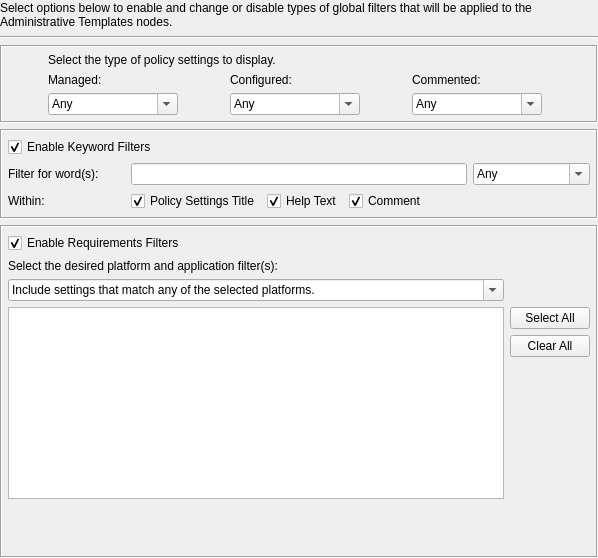
<?xml version="1.0" encoding="UTF-8"?>
<ui version="4.0">
 <class>FilterOptionsWidget</class>
 <widget class="QWidget" name="FilterOptionsWidget">
  <property name="geometry">
   <rect>
    <x>0</x>
    <y>0</y>
    <width>598</width>
    <height>558</height>
   </rect>
  </property>
  <property name="windowTitle">
   <string>Form</string>
  </property>
  <layout class="QGridLayout" name="gridLayout_4">
   <property name="leftMargin">
    <number>0</number>
   </property>
   <property name="topMargin">
    <number>0</number>
   </property>
   <property name="rightMargin">
    <number>0</number>
   </property>
   <property name="bottomMargin">
    <number>0</number>
   </property>
   <item row="0" column="0">
    <widget class="QLabel" name="headLabel">
     <property name="sizePolicy">
      <sizepolicy hsizetype="Preferred" vsizetype="Maximum">
       <horstretch>0</horstretch>
       <verstretch>30</verstretch>
      </sizepolicy>
     </property>
     <property name="minimumSize">
      <size>
       <width>0</width>
       <height>30</height>
      </size>
     </property>
     <property name="maximumSize">
      <size>
       <width>16777215</width>
       <height>30</height>
      </size>
     </property>
     <property name="text">
      <string>Select options below to enable and change or disable types of global filters that will be applied to the Administrative Templates nodes.</string>
     </property>
     <property name="wordWrap">
      <bool>true</bool>
     </property>
    </widget>
   </item>
   <item row="1" column="0">
    <widget class="Line" name="line">
     <property name="orientation">
      <enum>Qt::Horizontal</enum>
     </property>
    </widget>
   </item>
   <item row="2" column="0">
    <widget class="QFrame" name="selectFrame">
     <property name="frameShape">
      <enum>QFrame::Box</enum>
     </property>
     <property name="frameShadow">
      <enum>QFrame::Sunken</enum>
     </property>
     <layout class="QGridLayout" name="gridLayout" rowstretch="0,0,0">
      <property name="leftMargin">
       <number>0</number>
      </property>
      <property name="topMargin">
       <number>6</number>
      </property>
      <property name="rightMargin">
       <number>6</number>
      </property>
      <property name="bottomMargin">
       <number>6</number>
      </property>
      <property name="spacing">
       <number>6</number>
      </property>
      <item row="1" column="1">
       <widget class="QLabel" name="configLabel">
        <property name="text">
         <string>Configured:</string>
        </property>
        <property name="buddy">
         <cstring>configComboBox</cstring>
        </property>
       </widget>
      </item>
      <item row="1" column="0">
       <widget class="QLabel" name="managedLabel">
        <property name="text">
         <string>Managed:</string>
        </property>
        <property name="buddy">
         <cstring>managedComboBox</cstring>
        </property>
       </widget>
      </item>
      <item row="2" column="2">
       <widget class="QComboBox" name="commentComboBox">
        <property name="minimumSize">
         <size>
          <width>130</width>
          <height>0</height>
         </size>
        </property>
        <property name="maximumSize">
         <size>
          <width>100</width>
          <height>16777215</height>
         </size>
        </property>
        <property name="editable">
         <bool>true</bool>
        </property>
        <item>
         <property name="text">
          <string>Any</string>
         </property>
        </item>
        <item>
         <property name="text">
          <string>Yes</string>
         </property>
        </item>
        <item>
         <property name="text">
          <string>No</string>
         </property>
        </item>
       </widget>
      </item>
      <item row="2" column="1">
       <widget class="QComboBox" name="configComboBox">
        <property name="minimumSize">
         <size>
          <width>130</width>
          <height>0</height>
         </size>
        </property>
        <property name="maximumSize">
         <size>
          <width>100</width>
          <height>16777215</height>
         </size>
        </property>
        <property name="editable">
         <bool>true</bool>
        </property>
        <item>
         <property name="text">
          <string>Any</string>
         </property>
        </item>
        <item>
         <property name="text">
          <string>Yes</string>
         </property>
        </item>
        <item>
         <property name="text">
          <string>No</string>
         </property>
        </item>
       </widget>
      </item>
      <item row="0" column="0" colspan="2">
       <widget class="QLabel" name="displayLabel">
        <property name="text">
         <string>Select the type of policy settings to display.</string>
        </property>
       </widget>
      </item>
      <item row="2" column="0">
       <widget class="QComboBox" name="managedComboBox">
        <property name="minimumSize">
         <size>
          <width>130</width>
          <height>0</height>
         </size>
        </property>
        <property name="maximumSize">
         <size>
          <width>100</width>
          <height>16777215</height>
         </size>
        </property>
        <property name="editable">
         <bool>true</bool>
        </property>
        <item>
         <property name="text">
          <string>Any</string>
         </property>
        </item>
        <item>
         <property name="text">
          <string>Yes</string>
         </property>
        </item>
        <item>
         <property name="text">
          <string>No</string>
         </property>
        </item>
       </widget>
      </item>
      <item row="1" column="2">
       <widget class="QLabel" name="commentLabel">
        <property name="text">
         <string>Commented:</string>
        </property>
        <property name="buddy">
         <cstring>commentComboBox</cstring>
        </property>
       </widget>
      </item>
     </layout>
    </widget>
   </item>
   <item row="3" column="0">
    <widget class="QFrame" name="kwordFrame">
     <property name="frameShape">
      <enum>QFrame::Box</enum>
     </property>
     <property name="frameShadow">
      <enum>QFrame::Sunken</enum>
     </property>
     <layout class="QGridLayout" name="gridLayout_2">
      <property name="leftMargin">
       <number>6</number>
      </property>
      <property name="topMargin">
       <number>6</number>
      </property>
      <property name="rightMargin">
       <number>6</number>
      </property>
      <property name="bottomMargin">
       <number>6</number>
      </property>
      <item row="0" column="0" colspan="3">
       <widget class="QCheckBox" name="kwordCheckBox">
        <property name="text">
         <string>Enable Keyword Filters</string>
        </property>
        <property name="checked">
         <bool>true</bool>
        </property>
       </widget>
      </item>
      <item row="1" column="0">
       <widget class="QLabel" name="filterWordLabel">
        <property name="text">
         <string>Filter for word(s):</string>
        </property>
        <property name="buddy">
         <cstring>filterWordLineEdit</cstring>
        </property>
       </widget>
      </item>
      <item row="1" column="1" colspan="3">
       <widget class="QLineEdit" name="filterWordLineEdit"/>
      </item>
      <item row="1" column="4">
       <widget class="QComboBox" name="filterWordComboBox">
        <property name="editable">
         <bool>true</bool>
        </property>
        <item>
         <property name="text">
          <string>Any</string>
         </property>
        </item>
        <item>
         <property name="text">
          <string>Yes</string>
         </property>
        </item>
        <item>
         <property name="text">
          <string>No</string>
         </property>
        </item>
       </widget>
      </item>
      <item row="2" column="0">
       <widget class="QLabel" name="withinLabel">
        <property name="text">
         <string>Within:</string>
        </property>
        <property name="buddy">
         <cstring>policyCheckBox</cstring>
        </property>
       </widget>
      </item>
      <item row="2" column="1">
       <widget class="QCheckBox" name="policyCheckBox">
        <property name="sizePolicy">
         <sizepolicy hsizetype="Maximum" vsizetype="Fixed">
          <horstretch>0</horstretch>
          <verstretch>0</verstretch>
         </sizepolicy>
        </property>
        <property name="minimumSize">
         <size>
          <width>130</width>
          <height>0</height>
         </size>
        </property>
        <property name="maximumSize">
         <size>
          <width>130</width>
          <height>16777215</height>
         </size>
        </property>
        <property name="text">
         <string>Policy Settings Title</string>
        </property>
        <property name="checked">
         <bool>true</bool>
        </property>
       </widget>
      </item>
      <item row="2" column="2">
       <widget class="QCheckBox" name="helpTextCheckBox">
        <property name="sizePolicy">
         <sizepolicy hsizetype="Fixed" vsizetype="Fixed">
          <horstretch>0</horstretch>
          <verstretch>0</verstretch>
         </sizepolicy>
        </property>
        <property name="text">
         <string>Help Text</string>
        </property>
        <property name="checked">
         <bool>true</bool>
        </property>
       </widget>
      </item>
      <item row="2" column="3">
       <widget class="QCheckBox" name="commentCheckBox">
        <property name="text">
         <string>Comment</string>
        </property>
        <property name="checked">
         <bool>true</bool>
        </property>
       </widget>
      </item>
     </layout>
    </widget>
   </item>
   <item row="4" column="0">
    <widget class="QFrame" name="requireFrame">
     <property name="frameShape">
      <enum>QFrame::Box</enum>
     </property>
     <property name="frameShadow">
      <enum>QFrame::Sunken</enum>
     </property>
     <layout class="QGridLayout" name="gridLayout_3">
      <property name="leftMargin">
       <number>6</number>
      </property>
      <property name="topMargin">
       <number>6</number>
      </property>
      <property name="rightMargin">
       <number>6</number>
      </property>
      <property name="bottomMargin">
       <number>6</number>
      </property>
      <item row="0" column="0">
       <widget class="QCheckBox" name="requireCheckBox">
        <property name="text">
         <string>Enable Requirements Filters</string>
        </property>
        <property name="checked">
         <bool>true</bool>
        </property>
       </widget>
      </item>
      <item row="2" column="0">
       <widget class="QComboBox" name="platformComboBox">
        <property name="editable">
         <bool>true</bool>
        </property>
        <property name="currentText">
         <string>Include settings that match any of the selected platforms.</string>
        </property>
        <item>
         <property name="text">
          <string>Include settings that match any of the selected platforms.</string>
         </property>
        </item>
        <item>
         <property name="text">
          <string>Include settings that match all of the selected platforms.</string>
         </property>
        </item>
       </widget>
      </item>
      <item row="1" column="0">
       <widget class="QLabel" name="platformLabel">
        <property name="sizePolicy">
         <sizepolicy hsizetype="Preferred" vsizetype="Fixed">
          <horstretch>0</horstretch>
          <verstretch>0</verstretch>
         </sizepolicy>
        </property>
        <property name="text">
         <string>Select the desired platform and application filter(s):</string>
        </property>
        <property name="buddy">
         <cstring>platformComboBox</cstring>
        </property>
       </widget>
      </item>
      <item row="3" column="0" rowspan="4">
       <widget class="QTreeView" name="platformTreeView">
        <property name="sizePolicy">
         <sizepolicy hsizetype="Expanding" vsizetype="Minimum">
          <horstretch>0</horstretch>
          <verstretch>0</verstretch>
         </sizepolicy>
        </property>
       </widget>
      </item>
      <item row="7" column="0" colspan="2">
       <spacer name="verticalSpacer">
        <property name="orientation">
         <enum>Qt::Vertical</enum>
        </property>
        <property name="sizeType">
         <enum>QSizePolicy::Expanding</enum>
        </property>
        <property name="sizeHint" stdset="0">
         <size>
          <width>558</width>
          <height>13</height>
         </size>
        </property>
       </spacer>
      </item>
      <item row="4" column="1">
       <widget class="QPushButton" name="clearPushButton">
        <property name="text">
         <string>Clear All</string>
        </property>
       </widget>
      </item>
      <item row="3" column="1">
       <widget class="QPushButton" name="selectPushButton">
        <property name="text">
         <string>Select All</string>
        </property>
       </widget>
      </item>
     </layout>
    </widget>
   </item>
  </layout>
 </widget>
 <tabstops>
  <tabstop>managedComboBox</tabstop>
  <tabstop>configComboBox</tabstop>
  <tabstop>commentComboBox</tabstop>
  <tabstop>kwordCheckBox</tabstop>
  <tabstop>filterWordLineEdit</tabstop>
  <tabstop>filterWordComboBox</tabstop>
  <tabstop>policyCheckBox</tabstop>
  <tabstop>helpTextCheckBox</tabstop>
  <tabstop>commentCheckBox</tabstop>
  <tabstop>requireCheckBox</tabstop>
  <tabstop>platformComboBox</tabstop>
  <tabstop>platformTreeView</tabstop>
  <tabstop>selectPushButton</tabstop>
  <tabstop>clearPushButton</tabstop>
 </tabstops>
 <resources/>
 <connections/>
</ui>
